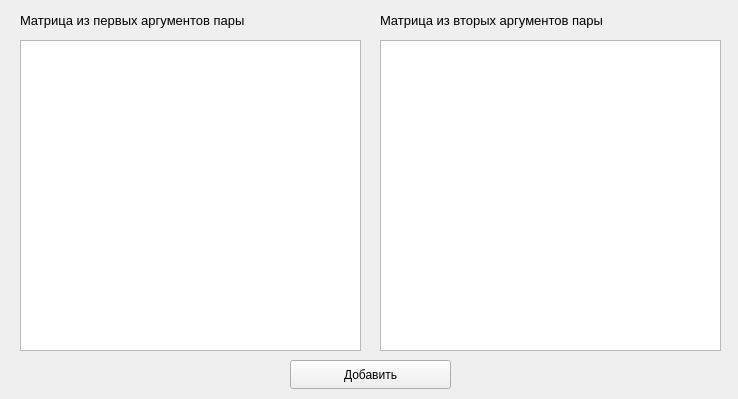
<?xml version="1.0" encoding="UTF-8"?>
<ui version="4.0">
 <class>MainWindow</class>
 <widget class="QMainWindow" name="MainWindow">
  <property name="geometry">
   <rect>
    <x>0</x>
    <y>0</y>
    <width>738</width>
    <height>399</height>
   </rect>
  </property>
  <property name="windowTitle">
   <string>MainWindow</string>
  </property>
  <widget class="QWidget" name="centralwidget">
   <widget class="QTextBrowser" name="textBrowser">
    <property name="geometry">
     <rect>
      <x>20</x>
      <y>40</y>
      <width>341</width>
      <height>311</height>
     </rect>
    </property>
    <property name="font">
     <font>
      <pointsize>11</pointsize>
     </font>
    </property>
   </widget>
   <widget class="QTextBrowser" name="textBrowser_2">
    <property name="geometry">
     <rect>
      <x>380</x>
      <y>40</y>
      <width>341</width>
      <height>311</height>
     </rect>
    </property>
    <property name="font">
     <font>
      <pointsize>11</pointsize>
     </font>
    </property>
   </widget>
   <widget class="QLabel" name="label">
    <property name="geometry">
     <rect>
      <x>20</x>
      <y>10</y>
      <width>341</width>
      <height>20</height>
     </rect>
    </property>
    <property name="font">
     <font>
      <pointsize>10</pointsize>
     </font>
    </property>
    <property name="text">
     <string>Матрица из первых аргументов пары</string>
    </property>
   </widget>
   <widget class="QLabel" name="label_2">
    <property name="geometry">
     <rect>
      <x>380</x>
      <y>10</y>
      <width>341</width>
      <height>20</height>
     </rect>
    </property>
    <property name="font">
     <font>
      <pointsize>10</pointsize>
     </font>
    </property>
    <property name="text">
     <string>Матрица из вторых аргументов пары</string>
    </property>
   </widget>
   <widget class="QPushButton" name="pushButton_add">
    <property name="geometry">
     <rect>
      <x>290</x>
      <y>360</y>
      <width>161</width>
      <height>29</height>
     </rect>
    </property>
    <property name="text">
     <string>Добавить</string>
    </property>
   </widget>
  </widget>
 </widget>
 <resources/>
 <connections/>
</ui>
